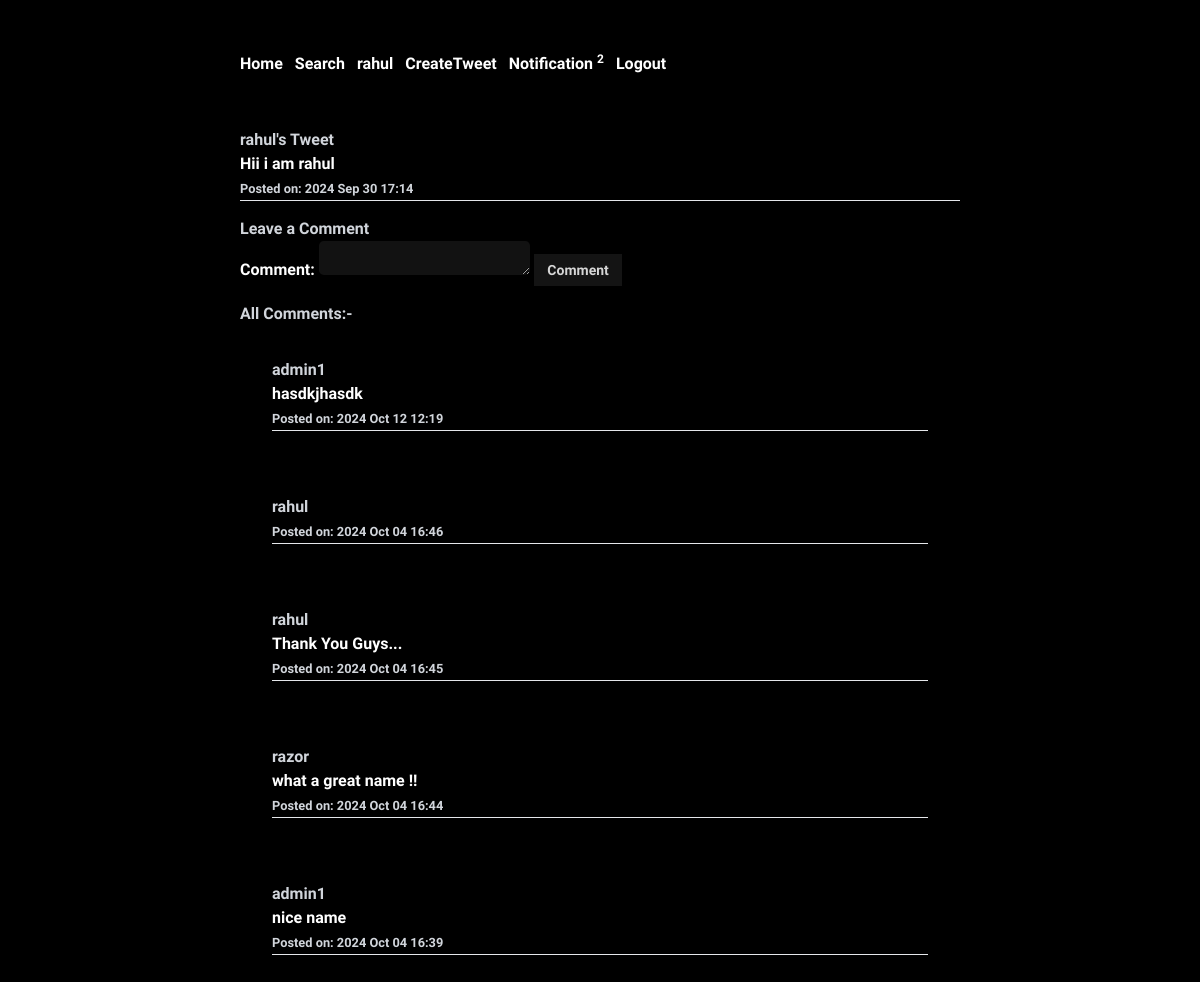
/detailTweet/2 (signed in), run on the app's committed database.
### app/models.py (models this page shows, shortened)
class CustomUser(AbstractUser):
    bio = models.TextField(max_length=100, blank=True)
    following = models.ManyToManyField('self', symmetrical=False, related_name="followers", blank=True)

class Tweet(models.Model):
    user = models.ForeignKey(settings.AUTH_USER_MODEL, on_delete=models.CASCADE, related_name='tweets')
    content = models.TextField(max_length=300, blank=True)
    media = models.FileField(upload_to='tweets/',blank=True)
    created_at = models.DateTimeField(auto_now_add=True)
    likes = models.ManyToManyField(settings.AUTH_USER_MODEL, related_name='liked_tweets', blank=True)

class Comment(models.Model):
    tweet = models.ForeignKey(Tweet, on_delete=models.CASCADE, related_name='comments')
    user = models.ForeignKey(settings.AUTH_USER_MODEL, on_delete=models.CASCADE)
    content = models.TextField(max_length=300, blank=True)
    created_at = models.DateTimeField(auto_now_add=True)

### app/views.py (the view, shortened to what this page needs)
# urls.py: path('detailTweet/<int:pk>', views.detail_tweet, name='detail_tweet'),
@login_required(login_url='login_user')
def detail_tweet(request, pk):
    tweet = get_object_or_404(Tweet, pk=pk)
    comments = tweet.comments.all().order_by('-created_at')
    context = {'tweet':tweet, 'comments':comments}
    return render(request, 'tweet/DetailTweet.html', context)

### templates/tweet/DetailTweet.html (shortened to what this page needs)
{% extends 'base.html' %}
{% load static %}
{% block content %}
<div class="tweet-detail mt-5">
    <div>
        <h2 class="text-gray-300">{{ tweet.user.username }}'s Tweet</h2>
        <p>{{ tweet.content }}</p>
        <p class="text-gray-300"><small>Posted on: {{ tweet.created_at|date:"Y M d H:i" }}</small></p>
    </div>
    <hr>
    <div class="mt-4">
        <h3 class="text-gray-300">Leave a Comment</h3>
        <form method="POST">
            <label for="id_content">Comment:</label>
            <textarea name="content" cols="20" rows="1" maxlength="300" id="id_content"></textarea>
            <button type="submit" class="btn btn-sm">Comment</button>
        </form>
    </div>
    <div class="mt-4">
        <h3 class="text-gray-300">All Comments:-</h3>
        {% for comment in comments %}
        <div class="comment p-8">
            <a href="{% url 'profile' comment.user.username %}" class="text-gray-300">{{ comment.user.username }}</a>
            <p>{{ comment.content }}</p>
            <small class="text-gray-300">Posted on: {{ comment.created_at|date:"Y M d H:i" }}</small>
            <hr>
        </div>
        {% empty %}
        <p>No comments yet. Be the first to comment!</p>
        {% endfor %}
    </div>
</div>
{% endblock %}

### templates/navbar.html
<nav class="navbar bg-transparent w-full py-4">
    <div class="flex flex-col md:flex-row justify-start">
        <ul class="flex flex-col md:flex-row flex-wrap md:space-x-3 space-y-2 md:space-y-0">
            {% if request.user.is_authenticated %}
            <li><a href="{% url 'home' %}" class="whitespace-nowrap">Home</a></li>
            <li><a href="{% url 'search_users' %}" class="whitespace-nowrap">Search</a></li>
            <li><a href="{% url 'profile' request.user %}" class="whitespace-nowrap">{{request.user}}</a></li>
            <li><a href="{% url 'create_tweet' %}" class="whitespace-nowrap">CreateTweet</a></li>
            <li><a href="{% url 'notifications' %}" class="whitespace-nowrap">Notification <sup id="notification">0</sup></a></li>
            <li><a href="{% url 'logout_user' %}" class="whitespace-nowrap">Logout</a></li>
            {% else %}
            <li><a href="{% url 'login_user' %}" class="whitespace-nowrap">Login</a></li>
            {% endif %}
        </ul>
    </div>
</nav>

### static/css/index.css (style rules this page uses)
body { font-family: "Inconsolata" !important; font-optical-sizing: auto; color: white !important; font-weight: 550 !important; }

### templates/base.html (style rules this page uses)
input, select, textarea { padding: 0.3rem; border-radius: 0.3rem; }

### data on the page
CustomUser: user "rahul"
Tweet: user.username "rahul", content "Hii i am rahul", created_at "2024 Sep 30 17:14"
Comment: user.username "admin1", content "hasdkjhasdk", created_at "2024 Oct 12 12:19"
Comment: user.username "rahul", created_at "2024 Oct 04 16:46"
Comment: user.username "rahul", content "Thank You Guys...", created_at "2024 Oct 04 16:45"
Comment: user.username "razor", content "what a great name !!", created_at "2024 Oct 04 16:44"
Comment: user.username "admin1", content "nice name", created_at "2024 Oct 04 16:39"
